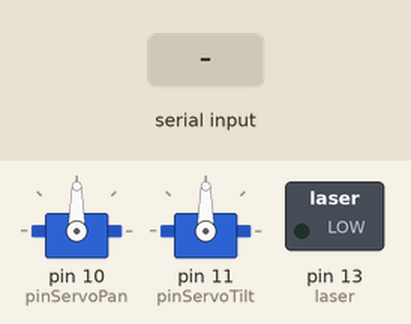
Simulated run of this sketch. Board: Arduino Uno, built with avr-gcc and run on an emulated ATmega328P. Parts: 2 × servo, switched loads named in the sketch (green lamp = pin HIGH). Inputs (shaded band) come from the test bench.

Above: at 1.2 s.
1.3 s: byte 6 (6) received over Serial
2.8 s: byte 1 (1) received over Serial
Timing chart, 0 to 5.8 s (numbered marks = the images above; inputs shaded):
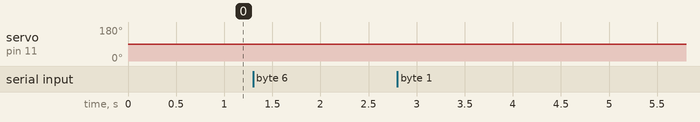

Measured:
- after the input at 2.8 s, servo on pin 11 (pinServoTilt): 90° → 89° at once

The sketch:

servo_basico.ino
```cpp
#include <Servo.h>

Servo servoPan;
Servo servoTilt;

const int pinServoPan = 10;
const int pinServoTilt = 11;
const int laser = 13;

int posPan = 90; // Posición inicial del servo Pan
int posTilt = 90; // Posición inicial del servo Tilt

void setup() {

  pinMode(laser,OUTPUT);

  servoPan.attach(pinServoPan);
  servoTilt.attach(pinServoTilt);

  servoPan.write(posPan);
  servoTilt.write(posTilt);

  Serial.begin(9600);

}

void loop() {

  digitalWrite(laser,LOW);

  if (Serial.available() > 0) {

    byte input = Serial.read();

    switch (input) {

      case 1:
        if (posTilt > 0) {
          posTilt -= 1;
          servoTilt.write(posTilt);
        }
        break;

      case 2:
        if (posTilt < 180) {
          posTilt += 1;
          servoTilt.write(posTilt);
        }
        break;

      case 4:
        if (posPan > 0) {
          posPan -= 1;
          servoPan.write(posPan);
        }
        break;

      case 3 :
        if (posPan < 180) {
          posPan += 1;
          servoPan.write(posPan);
        }
        break;

        case 5:
        servoPan.write(posPan);
        servoTilt.write(posTilt);
        break;

        case 6:
        digitalWrite(laser,HIGH);
        delay(5);
        break;
    }
  }
}
```
